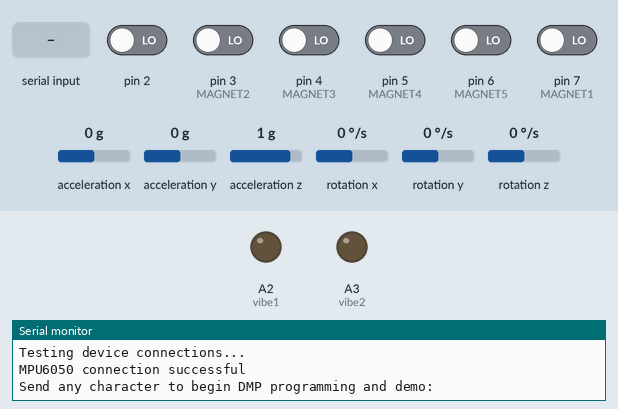
The sketch below on a simulated Arduino Uno, built with avr-gcc and run on an emulated ATmega328P. Parts: output pins drawn as LEDs (lit = HIGH), the last lines printed to the serial monitor. The test bench sets the inputs (shaded band); at power-on: pin 2, pin 3 (MAGNET2), pin 4 (MAGNET3), pin 5 (MAGNET4), pin 6 (MAGNET5), pin 7 (MAGNET1) LOW, acceleration x 0 g, rotation z 0 °/s, acceleration y 0 g, acceleration z 1 g, rotation x 0 °/s, rotation y 0 °/s. The sensor or clock chip raises its interrupt line as the real part does.

Above: at 0.9 s.
1.0 s: "1\n" received over Serial
At 1.79 s:
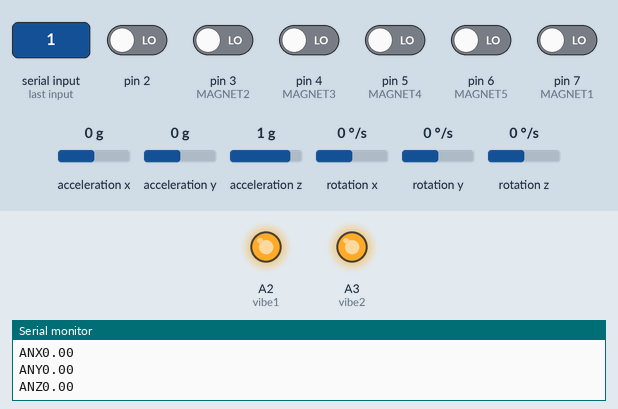
3.3 s: acceleration x set to 0.8 g
6.3 s: rotation z set to 192 °/s
9.3 s: acceleration y set to 0.8 g
Timing chart, 0 to 12.3 s (numbered marks = the images above; inputs shaded):
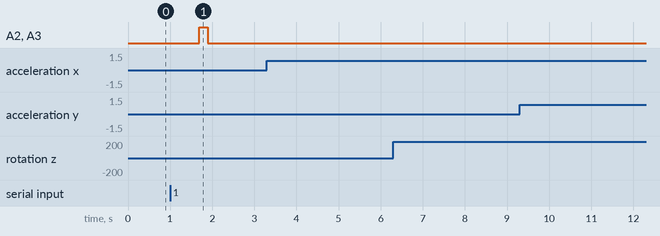

The sketch:

final.ino.ino
```cpp
// I2Cdev and MPU6050 must be installed as libraries, or else the .cpp/.h files
// for both classes must be in the include path of your project
#include "I2Cdev.h"

#include "MPU6050_6Axis_MotionApps20.h"
//#include "MPU6050.h" // not necessary if using MotionApps include file

// Arduino Wire library is required if I2Cdev I2CDEV_ARDUINO_WIRE implementation
// is used in I2Cdev.h
#if I2CDEV_IMPLEMENTATION == I2CDEV_ARDUINO_WIRE
    #include "Wire.h"
#endif

// class default I2C address is 0x68
// specific I2C addresses may be passed as a parameter here
// AD0 low = 0x68 (default for SparkFun breakout and InvenSense evaluation board)
// AD0 high = 0x69
MPU6050 mpu;
//MPU6050 mpu(0x69); // <-- use for AD0 high

/* =========================================================================
   NOTE: In addition to connection 3.3v, GND, SDA, and SCL, this sketch
   depends on the MPU-6050's INT pin being connected to the Arduino's
   external interrupt #0 pin. On the Arduino Uno and Mega 2560, this is
   digital I/O pin 2.
 * ========================================================================= */

/* =========================================================================
   NOTE: Arduino v1.0.1 with the Leonardo board generates a compile error
   when using Serial.write(buf, len). The Teapot output uses this method.
   The solution requires a modification to the Arduino USBAPI.h file, which
   is fortunately simple, but annoying. This will be fixed in the next IDE
   release. For more info, see these links:

   http://arduino.cc/forum/index.php/topic,109987.0.html
   http://code.google.com/p/arduino/issues/detail?id=958
 * ========================================================================= */
#define vibe1 A2
#define vibe2 A3
#define MAGNET1 7
#define MAGNET2 3
#define MAGNET3 4
#define MAGNET4 5
#define MAGNET5 6


// uncomment "OUTPUT_READABLE_QUATERNION" if you want to see the actual
// quaternion components in a [w, x, y, z] format (not best for parsing
// on a remote host such as Processing or something though)
#define OUTPUT_READABLE_QUATERNION      //실제 w x y z를 보기위한 것.

// uncomment "OUTPUT_READABLE_EULER" if you want to see Euler angles
// (in degrees) calculated from the quaternions coming from the FIFO.
// Note that Euler angles suffer from gimbal lock (for more info, see
// http://en.wikipedia.org/wiki/Gimbal_lock)
#define OUTPUT_READABLE_EULER     //Euler각을 보고 싶을때

// uncomment "OUTPUT_READABLE_YAWPITCHROLL" if you want to see the yaw/
// pitch/roll angles (in degrees) calculated from the quaternions coming
// from the FIFO. Note this also requires gravity vector calculations.
// Also note that yaw/pitch/roll angles suffer from gimbal lock (for
// more info, see: http://en.wikipedia.org/wiki/Gimbal_lock)
//#define OUTPUT_READABLE_YAWPITCHROLL      //yaw pitch roll을 보고싶을때

bool blinkState = false;

// MPU control/status vars
bool dmpReady = false;  // set true if DMP init was successful   //DMP를 입력하면 시작.
uint8_t mpuIntStatus;   // holds actual interrupt status byte from MPU
uint8_t devStatus;      // return status after each device operation (0 = success, !0 = error)
uint16_t packetSize;    // expected DMP packet size (default is 42 bytes)
uint16_t fifoCount;     // count of all bytes currently in FIFO
uint8_t fifoBuffer[64]; // FIFO storage buffer

// orientation/motion vars
Quaternion q;           // [w, x, y, z]         quaternion container
VectorInt16 aa;         // [x, y, z]            accel sensor measurements
VectorInt16 aaReal;     // [x, y, z]            gravity-free accel sensor measurements
VectorInt16 aaWorld;    // [x, y, z]            world-frame accel sensor measurements
VectorFloat gravity;    // [x, y, z]            gravity vector
float euler[3];         // [psi, theta, phi]    Euler angle container
float ypr[3];           // [yaw, pitch, roll]   yaw/pitch/roll container and gravity vector

// packet structure for InvenSense teapot demo
uint8_t teapotPacket[14] = { '$', 0x02, 0,0, 0,0, 0,0, 0,0, 0x00, 0x00, '\r', '\n' };

// ================================================================
// ===               INTERRUPT DETECTION ROUTINE                ===
// ================================================================

volatile bool mpuInterrupt = false;     // indicates whether MPU interrupt pin has gone high
void dmpDataReady() {
    mpuInterrupt = true;
}


// ================================================================
// ===                      INITIAL SETUP                       ===
// ================================================================

void setup() {
  pinMode( vibe1 , OUTPUT );
  pinMode( vibe2 , OUTPUT);
  pinMode( MAGNET1 , INPUT);
  pinMode( MAGNET2 , INPUT);
  pinMode( MAGNET3 , INPUT);
  pinMode( MAGNET4 , INPUT);
  pinMode( MAGNET5 , INPUT);
// 101713pyz
    // join I2C bus (I2Cdev library doesn't do this automatically)
    #if I2CDEV_IMPLEMENTATION == I2CDEV_ARDUINO_WIRE
        Wire.begin();
        TWBR = 24; // 400kHz I2C clock (200kHz if CPU is 8MHz)
    #elif I2CDEV_IMPLEMENTATION == I2CDEV_BUILTIN_FASTWIRE
        Fastwire::setup(400, true);
    #endif

    // initialize serial communication
    // (115200 chosen because it is required for Teapot Demo output, but it's
    // really up to you depending on your project)
    Serial.begin(9600);  //원래 115200
    while (!Serial); // wait for Leonardo enumeration, others continue immediately

    // NOTE: 8MHz or slower host processors, like the Teensy @ 3.3v or Ardunio
    // Pro Mini running at 3.3v, cannot handle this baud rate reliably due to
    // the baud timing being too misaligned with processor ticks. You must use
    // 38400 or slower in these cases, or use some kind of external separate
    // crystal solution for the UART timer.

    // initialize device
    Serial.println(F("Initializing I2C devices..."));
    mpu.initialize();

    // verify connection
    Serial.println(F("Testing device connections..."));
    Serial.println(mpu.testConnection() ? F("MPU6050 connection successful") : F("MPU6050 connection failed"));

    // wait for ready
    Serial.println(F("\nSend any character to begin DMP programming and demo: "));
    while (Serial.available() && Serial.read()); // empty buffer
    while (!Serial.available());                 // wait for data
    while (Serial.available() && Serial.read()); // empty buffer again

    // load and configure the DMP
    Serial.println(F("Initializing DMP..."));
    devStatus = mpu.dmpInitialize();

    // supply your own gyro offsets here, scaled for min sensitivity
    mpu.setXGyroOffset(0);    //220
    mpu.setYGyroOffset(0);     //76
    mpu.setZGyroOffset(0);     //-85
    mpu.setZAccelOffset(0); // 1788 factory default for my test chip

    // make sure it worked (returns 0 if so)
    if (devStatus == 0) {
        // turn on the DMP, now that it's ready
        Serial.println(F("Enabling DMP..."));
        mpu.setDMPEnabled(true);

        // enable Arduino interrupt detection
        Serial.println(F("Enabling interrupt detection (Arduino external interrupt 0)..."));
        attachInterrupt(0, dmpDataReady, RISING);
        mpuIntStatus = mpu.getIntStatus();

        // set our DMP Ready flag so the main loop() function knows it's okay to use it
        Serial.println(F("DMP ready! Waiting for first interrupt..."));
        dmpReady = true;

        // get expected DMP packet size for later comparison
        packetSize = mpu.dmpGetFIFOPacketSize();
    } else {
        // ERROR!
        // 1 = initial memory load failed
        // 2 = DMP configuration updates failed
        // (if it's going to break, usually the code will be 1)
        Serial.print(F("DMP Initialization failed (code "));
        Serial.print(devStatus);
        Serial.println(F(")"));
    }

}

int state_13=0;
int state_12=0;
int i;
char vibrationcommand[3];
boolean finish=true;
unsigned long preTime = 0;
int continuation_time = 150;


void timecheck()
{
unsigned long curTime = millis(); // 현재 시각은?
// (현재시각 > 이전시각+1초)
if(curTime > preTime + continuation_time || finish == true ) { // 1초 지났니?
finish=true;
analogWrite( vibe1, 0);
analogWrite( vibe2, 0);
}
}
// ================================================================
// ===                    MAIN PROGRAM LOOP                     ===
// ================================================================

void loop() {

  timecheck();

    // if programming failed, don't try to do anything
    if (!dmpReady) return;

    // wait for MPU interrupt or extra packet(s) available
    while (!mpuInterrupt && fifoCount < packetSize) {
        // other program behavior stuff here
        // .
        // .
        // .
        // if you are really paranoid you can frequently test in between other
        // stuff to see if mpuInterrupt is true, and if so, "break;" from the
        // while() loop to immediately process the MPU data
        // .
        // .
    }

    // reset interrupt flag and get INT_STATUS byte
    mpuInterrupt = false;
    mpuIntStatus = mpu.getIntStatus();

    // get current FIFO count
    fifoCount = mpu.getFIFOCount();

    // check for overflow (this should never happen unless our code is too inefficient)
    if ((mpuIntStatus & 0x10) || fifoCount == 1024) {
        // reset so we can continue cleanly
        mpu.resetFIFO();
        Serial.println(F("FIFO overflow!"));

    // otherwise, check for DMP data ready interrupt (this should happen frequently)
    } else if (mpuIntStatus & 0x02) {
        // wait for correct available data length, should be a VERY short wait
        while (fifoCount < packetSize) fifoCount = mpu.getFIFOCount();

        // read a packet from FIFO
        mpu.getFIFOBytes(fifoBuffer, packetSize);

        // track FIFO count here in case there is > 1 packet available
        // (this lets us immediately read more without waiting for an interrupt)
        fifoCount -= packetSize;

        #ifdef OUTPUT_READABLE_EULER
            // display Euler angles in degrees
            mpu.dmpGetQuaternion(&q, fifoBuffer);
            mpu.dmpGetEuler(euler, &q);
            Serial.print("ANX");
            Serial.println(euler[0] * 180/M_PI);
            Serial.flush();
            Serial.print("ANY");
            Serial.println(euler[1] * 180/M_PI);
            Serial.flush();
            Serial.print("ANZ");
            Serial.println(euler[2] * 180/M_PI);
            Serial.flush();
        #endif

        #ifdef OUTPUT_READABLE_QUATERNION
            // display quaternion values in easy matrix form: w x y z
            mpu.dmpGetQuaternion(&q, fifoBuffer);
            Serial.print("POX");
            Serial.println(q.w);
            Serial.flush();

            Serial.print("POY");
            Serial.println(q.x);
            Serial.flush();

            Serial.print("POZ");
            Serial.println(q.z);
            Serial.flush();
            /*
            Serial.print("quat\t");
            Serial.print(q.w);
            Serial.print("\t");
            Serial.print(q.x);
            Serial.print("\t");
            Serial.print(q.y);
            Serial.print("\t");
            Serial.println(q.z);
            */
        #endif

     /*   #ifdef OUTPUT_READABLE_YAWPITCHROLL
            // display Euler angles in degrees
            mpu.dmpGetQuaternion(&q, fifoBuffer);
            mpu.dmpGetGravity(&gravity, &q);
            mpu.dmpGetYawPitchRoll(ypr, &q, &gravity);
            Serial.print("ANX");
            Serial.println( int( ypr[0] * 180 / M_PI ) );

            Serial.print("ANY");
            Serial.println( int( ypr[1] * 180 / M_PI ) );

            Serial.print("ANZ");
            Serial.println( int( ypr[2] * 180 / M_PI ) );
            /*
            Serial.print("yawpitchRoll\t");
            Serial.print(int(ypr[0] * 180/M_PI));
            Serial.print("\t");
            Serial.print(int(ypr[1] * 180/M_PI));
            Serial.print("\t");
            Serial.println(int(ypr[2] * 180/M_PI));

        #endif
        // blink LED to indicate activity
        blinkState = !blinkState;
        */
    }

      if(Serial.available()>0)
  {
  for(i=0;i<2;i++)
  {
     vibrationcommand[i] =Serial.read();
  }
    if(vibrationcommand[1]='1')
     {
      preTime = millis();
      finish = false;
     analogWrite( vibe1, 100);
      analogWrite( vibe2, 100);
    //총쏘기

     }
    if(vibrationcommand[1]='2')
    {
    //특수공격
    //센 진동
      preTime = millis();
      finish = false;
      analogWrite( vibe1, 500);
      analogWrite( vibe2, 300);
     }
  }
   Serial.print("FIN");
   Serial.print(digitalRead(MAGNET1));
   Serial.print(digitalRead(MAGNET2));
   Serial.print(digitalRead(MAGNET3));
   Serial.print(digitalRead(MAGNET4));
   Serial.println(digitalRead(MAGNET5));

 }
```

Measured:
- after the input at 1.0 s, A2 (vibe1), A3 (vibe2): LOW → HIGH after 0.69 s, → LOW 0.21 s later
